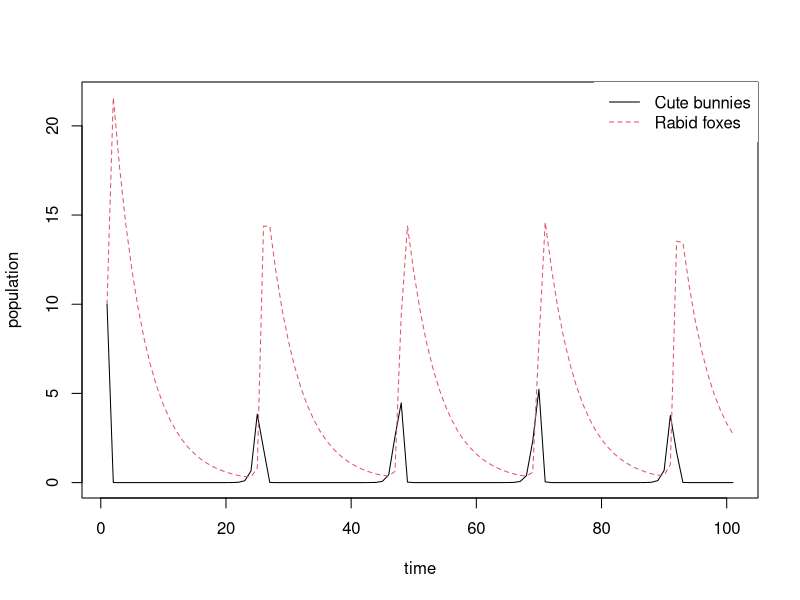

This figure's R source:
#Library for solving the ode's
library(deSolve)

#The function that takes the ode's, time and parameters
LotVmod <- function (Time, State, Pars) {
  with(as.list(c(State, Pars)), {
    dx = x*(alpha - beta*y)
    dy = -y*(gamma - delta*x)
    return(list(c(dx, dy)))
  })
}
#Setting parameter values.
Pars <- c(alpha = 2, beta = .5, gamma = .2, delta = .6)

#Initial Conditions of the model
State <- c(x = 10, y = 10)
# Total time to run the model.
Time <- seq(0, 100, by = 1)
out <- as.data.frame(ode(func = LotVmod, y = State, parms = Pars, times = Time))
matplot(out[,-1], type = "l", xlab = "time", ylab = "population")
legend("topright", c("Cute bunnies", "Rabid foxes"), lty = c(1,2), col = c(1,2), box.lwd = 0)
